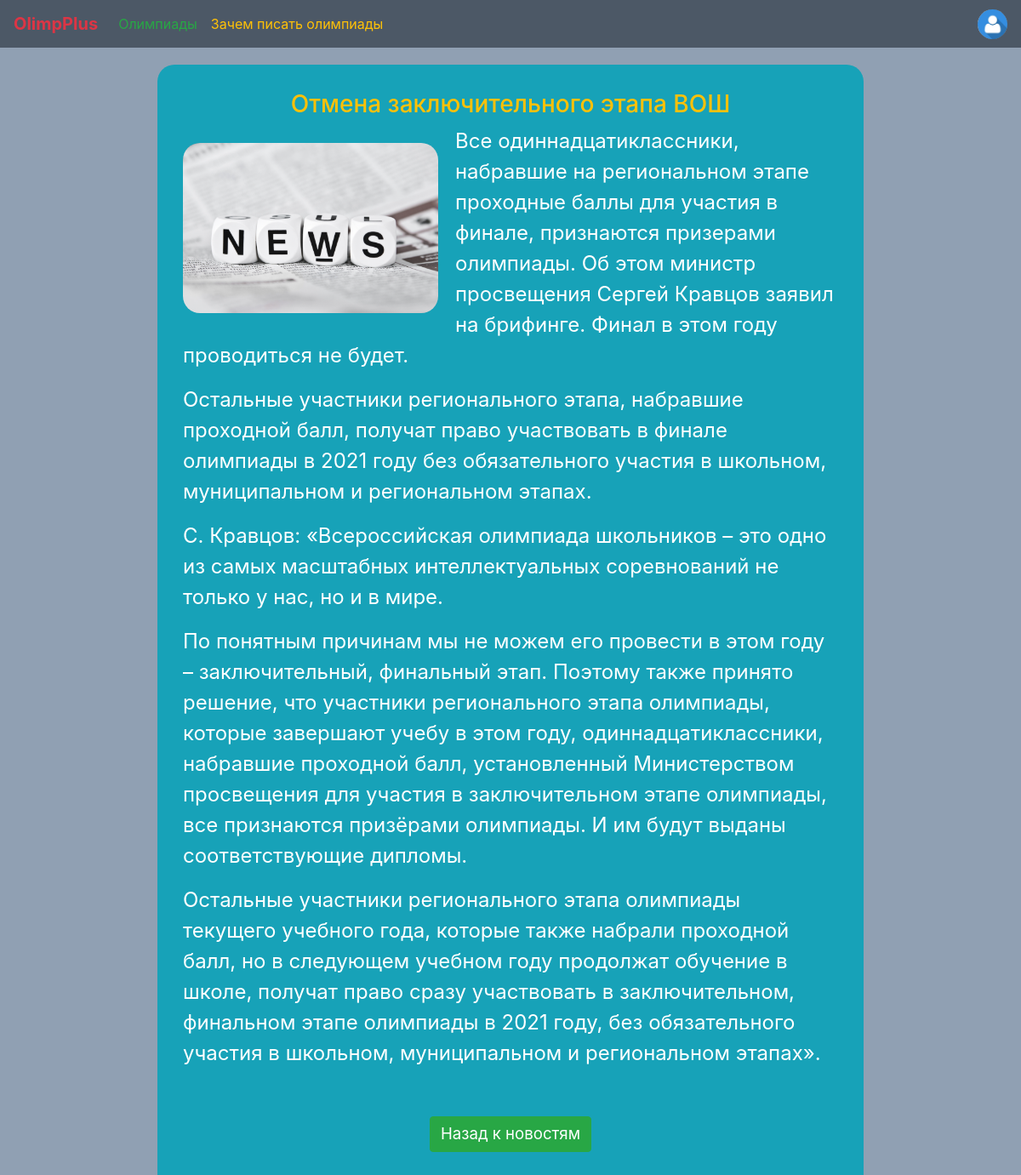
The app's page /particular_news/7 (signed in), older data.
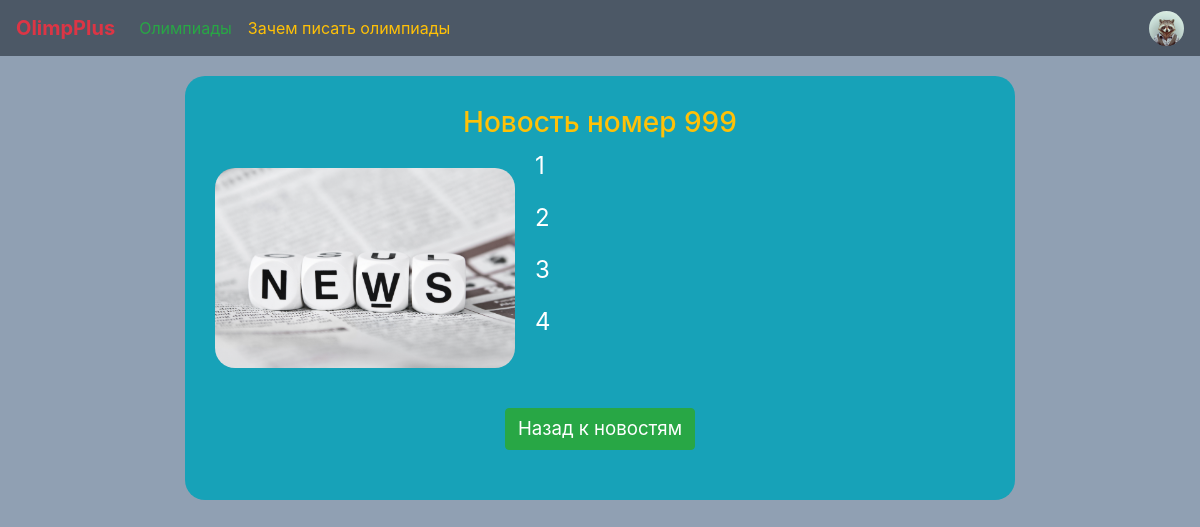
The same page, newer data.
### data/tables/user.py (models this page shows, shortened)
class User(SqlAlchemyBase, UserMixin):
    __tablename__ = 'users'
    id = sqlalchemy.Column(sqlalchemy.Integer, primary_key=True, autoincrement=True)
    name = sqlalchemy.Column(sqlalchemy.String)
    surname = sqlalchemy.Column(sqlalchemy.String)
    fatherhood = sqlalchemy.Column(sqlalchemy.String)
    grade = sqlalchemy.Column(sqlalchemy.Integer)
    photo = sqlalchemy.Column(sqlalchemy.String)
    olimpiads = orm.relationship('Olimpiad', secondary='user_to_olimpiad', backref="users")
    email = sqlalchemy.Column(sqlalchemy.String)
    password = sqlalchemy.Column(sqlalchemy.String)

### data/tables/olimpiadsGroupNews.py (models this page shows)
class OlimpiadsGroupNews(SqlAlchemyBase):
    __tablename__ = 'olimpiad_group_news'
    id = sqlalchemy.Column(sqlalchemy.Integer, primary_key=True, autoincrement=True)
    title = sqlalchemy.Column(sqlalchemy.String)
    description = sqlalchemy.Column(sqlalchemy.String)
    text = sqlalchemy.Column(sqlalchemy.String)
    photo = sqlalchemy.Column(sqlalchemy.String)
    date = sqlalchemy.Column(sqlalchemy.DateTime, default=datetime.datetime.now)
    olimpiad_group_id = sqlalchemy.Column(sqlalchemy.Integer, sqlalchemy.ForeignKey('olimpiads_groups.id'))

### main.py (the view)
@app.route('/particular_news/<int:news_id>')
def particular_news(news_id):
    db_session = create_session()
    item = db_session.query(OlimpiadsGroupNews).filter(OlimpiadsGroupNews.id == news_id).first()
    paragraphs = item.text.split('\n\n')
    return render_template("particular_news.html", news=item, paragraphs=paragraphs)

### data/database/all_for_session.py (called while the page is built)
def create_session() -> Session:
    global __factory
    return __factory()

### main.py (called while the page is built)
@login_manager.user_loader
def load_user(user):
    db_session = create_session()
    return db_session.query(User).get(user)

### templates/particular_news.html (shortened to what this page needs)
{% extends "base.html" %}
{% block content %}
    <div class="info_block text-white bg-info">
        <h3 class="text-center text-warning">{{ news.title }}</h3>
        <img src="{{ news.photo }}" onerror="this.src='../static/img/news/default.jpg'"
            width="300px" class="news_picture">
        {% for paragraph in paragraphs %}
            <p style="font-size: 18pt">
                {{ paragraph }}
            </p>
        {% endfor %}
        <div class="text-center" style="margin-top: 20px">
            <a class="btn btn-success" href='/' style="margin: 20px auto; font-size: 14pt">Назад к новостям</a>
        </div>
    </div>
{% endblock %}

### templates/base.html (shortened to what this page needs)
<!DOCTYPE html>
<html lang="en">
<head>
    <link rel="stylesheet" href="https://stackpath.bootstrapcdn.com/bootstrap/4.4.1/css/bootstrap.min.css"
>
    <link rel="stylesheet" href="../static/css/style.css">
</head>
<body>
    <nav class="navbar navbar-expand-lg navbar-light" style="background-color: #4c5866">
        <a class="navbar-brand text-danger" href="/"><strong>OlimpPlus</strong></a>
        <div class="collapse navbar-collapse" id="menu">
            <ul class="navbar-nav mr-auto">
                <li class="nav-item">
                    <a class="nav-link text-success" href="/olimpiads">Олимпиады</a>
                </li>
                <li class="nav-item">
                    <a class="nav-link text-warning" href="/why_olimps">Зачем писать олимпиады</a>
                </li>
            </ul>
        </div>
        {% if current_user.is_authenticated %}
            <div class="collapse navbar-collapse d-flex flex-row-reverse" id="profile">
                <ul class="navbar-nav my-2 my-lg-0">
                    <li class="nav-item dropdown btn-group">
                        <a href="#" data-toggle="dropdown" aria-haspopup="true" aria-expanded="false">
                            <img src="{{ current_user.photo }}" width="35" height="35" style="border-radius: 50%">
                        </a>
                    </li>
                </ul>
            </div>
        {% endif %}
    </nav>
    <main role="main" class="container">
        {% block content %}{% endblock %}
    </main>
</body>
</html>

Row changes from the older to the newer data that the page shows:
changed User: photo: picture added in place of a placeholder
changed OlimpiadsGroupNews: title "Отмена заключительного этапа ВОШ" → "Новость номер 999"
Text that changed along with them:
new list line: "1"
new list line: "2"
new list line: "3"
new list line: "4"
list line gone: "Все одиннадцатиклассники, набравшие на региональном этапе проходные баллы для участия в финале, признаются призерами олимпиады. Об этом министр просвещения Сергей Кравцов заявил на брифинге. Финал в этом году проводиться не будет."
list line gone: "Остальные участники регионального этапа, набравшие проходной балл, получат право участвовать в финале олимпиады в 2021 году без обязательного участия в школьном, муниципальном и региональном этапах."
list line gone: "С. Кравцов: «Всероссийская олимпиада школьников – это одно из самых масштабных интеллектуальных соревнований не только у нас, но и в мире."
list line gone: "По понятным причинам мы не можем его провести в этом году – заключительный, финальный этап. Поэтому также принято решение, что участники регионального этапа олимпиады, которые завершают учебу в этом году, одиннадцатиклассники, набравшие проходной балл, установленный Министерством просвещения для участия в заключительном этапе олимпиады, все признаются призёрами олимпиады. И им будут выданы соответствующие дипломы."
list line gone: "Остальные участники регионального этапа олимпиады текущего учебного года, которые также набрали проходной балл, но в следующем учебном году продолжат обучение в школе, получат право сразу участвовать в заключительном, финальном этапе олимпиады в 2021 году, без обязательного участия в школьном, муниципальном и региональном этапах»."
